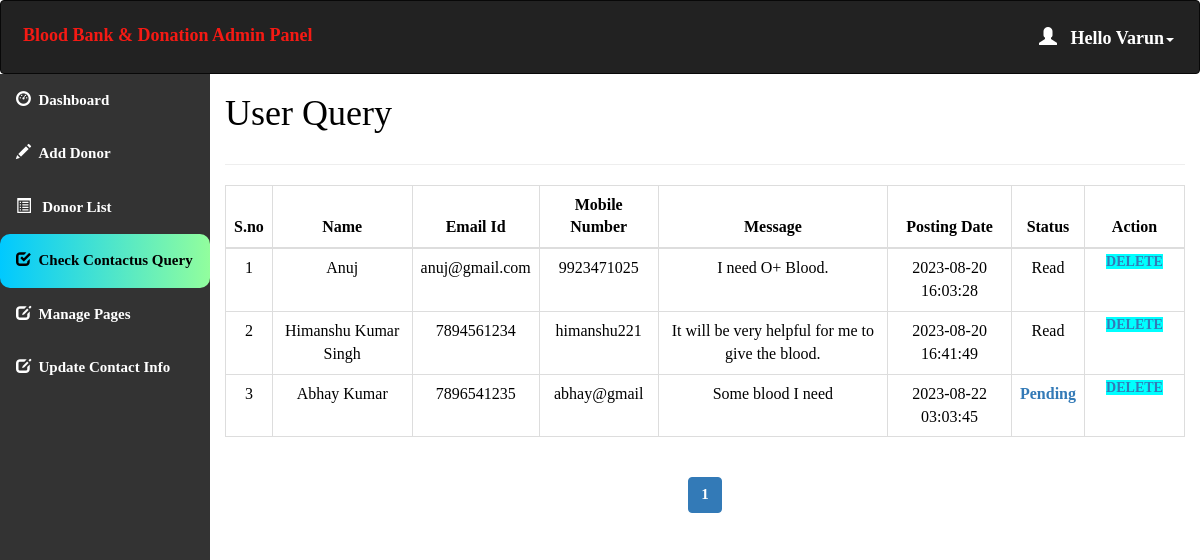
Page /admin/query.php (signed in) on the committed database.
### tables this page shows
CREATE TABLE `contact_query` (
  `query_id` int(11) NOT NULL,
  `query_name` varchar(100) NOT NULL,
  `query_mail` varchar(120) NOT NULL,
  `query_number` char(11) NOT NULL,
  `query_message` longtext NOT NULL,
  `query_date` timestamp NOT NULL DEFAULT current_timestamp() ON UPDATE current_timestamp(),
  `query_status` int(11) DEFAULT NULL
);

### admin/query.php (the view, shortened to what this page needs)
<html>
<head>
  <link rel="stylesheet" href="https://maxcdn.bootstrapcdn.com/bootstrap/3.4.1/css/bootstrap.min.css">
</head>
<?php
include 'conn.php';
  if (isset($_SESSION['loggedin']) && $_SESSION['loggedin'] == true) {
  ?>
<body style="color:black">
<div id="header">
<?php include 'header.php';
?>
</div>
<div id="sidebar">
<?php $active="query"; include 'sidebar.php'; ?>
</div>
<div id="content" >
  <div class="content-wrapper">
    <div class="container-fluid">
      <div class="row">
        <div class="col-md-12 lg-12 sm-12">
          <h1 class="page-title">User Query</h1>
        </div>
      </div>
      <hr>
      <?php
        include 'conn.php';
          $limit = 10;
          if(isset($_GET['page'])){
            $page = $_GET['page'];
          }else{
            $page = 1;
          }
          $offset = ($page - 1) * $limit;
          $count=$offset+1;
        $sql= "select * from contact_query LIMIT {$offset},{$limit}";
        $result=mysqli_query($conn,$sql);
        if(mysqli_num_rows($result)>0)   {
       ?>
       <div class="table-responsive">
      <table class="table table-bordered" style="text-align:center">
          <thead style="text-align:center">
          <th style="text-align:center">S.no</th>
          <th style="text-align:center">Name</th>
          <th style="text-align:center">Email Id</th>
          <th style="text-align:center">Mobile Number</th>
          <th style="text-align:center">Message</th>
          <th style="text-align:center">Posting Date</th>
          <th style="text-align:center">Status</th>
          <th style="text-align:center">Action</th>
          </thead>
          <tbody>
            <?php
            while($row = mysqli_fetch_assoc($result)) { ?>
          <tr>
                  <td><?php echo $count++; ?></td>
                  <td><?php echo $row['query_name']; ?></td>
                  <td><?php echo $row['query_mail']; ?></td>
                  <td><?php echo $row['query_number']; ?></td>
                  <td><?php echo $row['query_message']; ?></td>
                  <td><?php echo $row['query_date']; ?></td>
                  <?php if($row['query_status']==1)
{
?><td>Read<br></td>
<?php } else {?>
<td><a href="query.php?id=<?php echo $row['query_id'];?>" onclick="clickme()"><b id="demo">Pending</b></a><br>
</td>
<?php } ?>
                    <td id="he" style="width:100px">
                    <a style="background-color:aqua" href='delete_query.php?id=<?php echo $row['query_id']; ?>'> Delete </a>
                </td>
              </tr>
            <?php } ?>
          </tbody>
      </table>
    </div>
    <?php } ?>
    <div class="table-responsive"style="text-align:center;align:center">
        <?php
        $sql1 = "SELECT * FROM contact_query";
        $result1 = mysqli_query($conn, $sql1) or die("Query Failed.");
        if(mysqli_num_rows($result1) > 0){
          $total_records = mysqli_num_rows($result1);
          $total_page = ceil($total_records / $limit);
          echo '<ul class="pagination admin-pagination">';
          for($i = 1; $i <= $total_page; $i++){
            if($i == $page){
              $active = "active";
            }else{
              $active = "";
            }
            echo '<li class="'.$active.'"><a href="query.php?page='.$i.'">'.$i.'</a></li>';
          }
          echo '</ul>';
        }
        ?>
        </div>
      </div>
    </div>
   <?php }
    ?>
</body>
</html>

### admin/header.php (shortened to what this page needs)
<!DOCTYPE html>
<html>
<head>
  <link rel="stylesheet" href="https://maxcdn.bootstrapcdn.com/bootstrap/3.4.1/css/bootstrap.min.css">
</head>
<body>
<nav class="navbar navbar-inverse">
  <div class="container-fluid">
    <div class="navbar-header">
      <a class="navbar-brand" id="qq" href="dashboard.php" style="color:#F51A14;">Blood Bank & Donation Admin Panel</a>
    </div>
    <ul class="nav navbar-nav navbar-right">
      <li class="dropdown"><a class="dropdown-toggle" id="qw" data-toggle="dropdown" href="#" style="font-weight:bold;color:white "> <span class="glyphicon glyphicon-user"></span>&nbsp&nbsp
        <?php
        include 'conn.php';
        $username=$_SESSION['username'];
        $sql="select * from admin_info where admin_username='$username'";
        $result=mysqli_query($conn,$sql) or die("query failed.");
        $row=mysqli_fetch_assoc($result);
        echo "Hello ".$row['admin_name'];
       ?><span class="caret"></span></a>
    </li>
    </ul>
  </div>
</nav>
</body></html>

### admin/query.php (style rules this page uses)
#sidebar { position:relative;margin-top:-20px }
#content { position:relative;margin-left:210px }
#he { font-size: 14px; font-weight: 600; text-transform: uppercase; padding: 3px 7px; color: #fff; text-decoration: none; border-radius: 3px; align:center }

### admin/header.php (style rules this page uses)
.navbar { background-color: #333333 ; padding: 10px 10px; color:#FF0404 ; }
.navbar a { float: left; color: white; text-align: center; padding: 12px; text-decoration: none; font-size: 18px; line-height: 25px; }
.navbar-brand { font-size: 25px; font-weight: bold; }
.navbar a { float: none; display: block; text-align: left; }
.navbar-right { float: none; }

### admin/sidebar.php (style rules this page uses)
body { margin: 0; font-family: 'Averia Gruesa Libre';font-size: 15px; color:#F8F9F9; }

### rows in the picture
contact_query: query_name "Anuj", query_mail "anuj@gmail.com", query_number "9923471025", query_message "I need O+ Blood.", query_date "2023-08-20 16:03:28", query_status "Read"
contact_query: query_name "Himanshu Kumar Singh", query_mail "7894561234", query_number "himanshu221", query_message "It will be very helpful for me to give the blood.", query_date "2023-08-20 16:41:49", query_status "Read"
contact_query: query_name "Abhay Kumar", query_mail "7896541235", query_number "abhay@gmail", query_message "Some blood I need", query_date "2023-08-22 03:03:45"

### other values in the picture
$row['admin_name'] "Varun"
